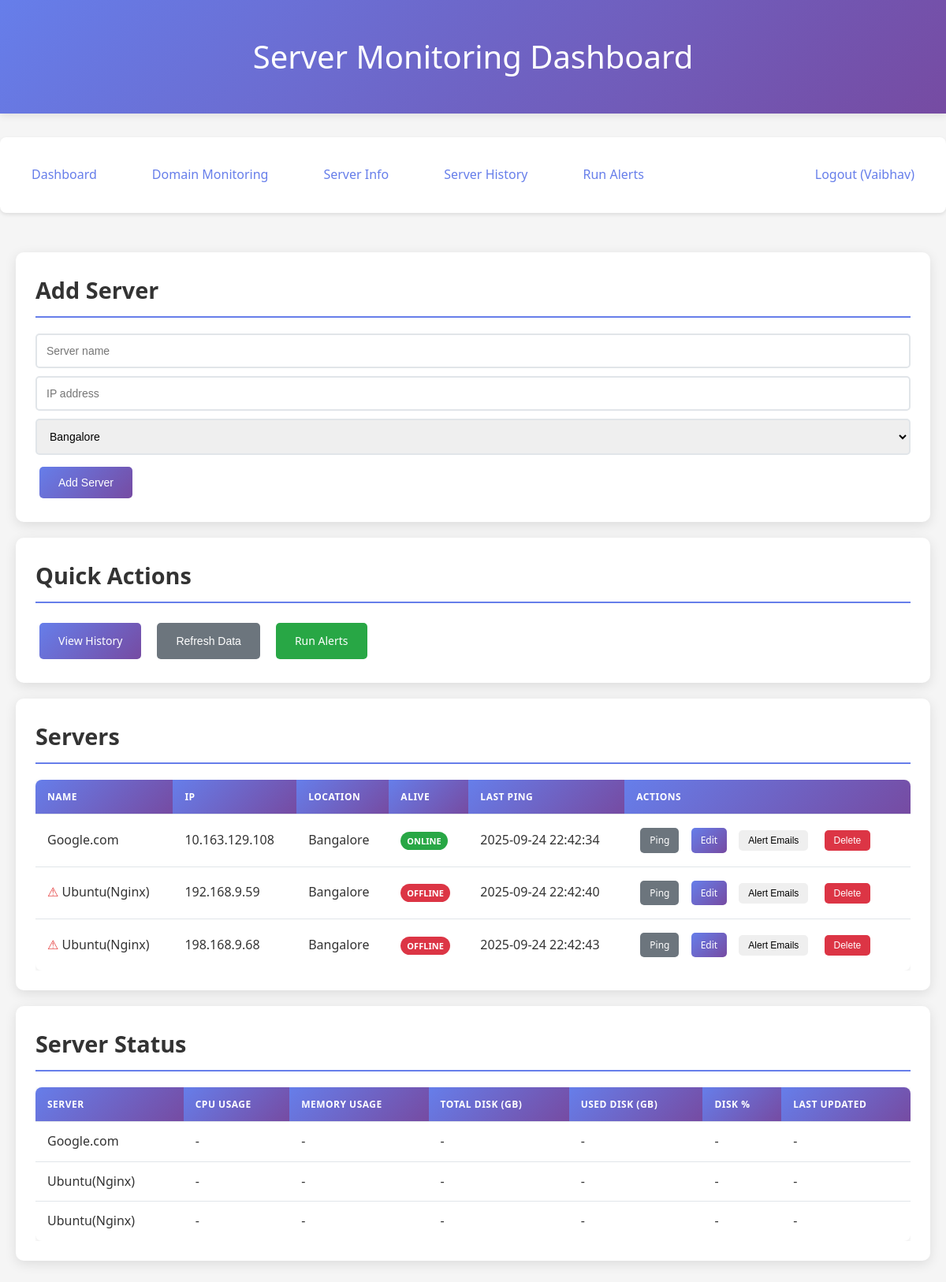
Before: /server (signed in) with the older database file.
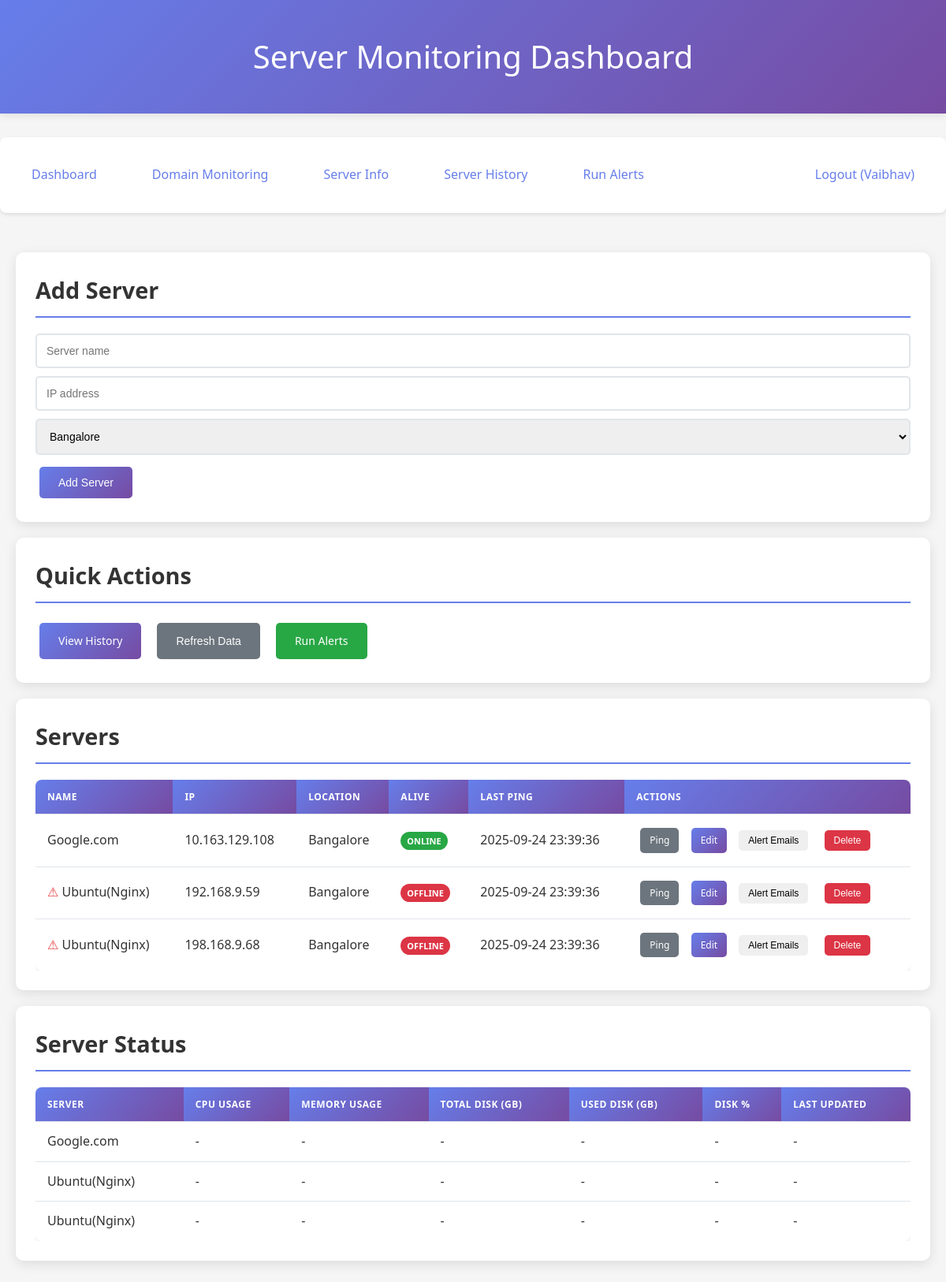
After: the same page with the newer database file.
### tables this page shows
CREATE TABLE users (
            id INTEGER PRIMARY KEY AUTOINCREMENT,
            name TEXT,
            email TEXT UNIQUE NOT NULL,
            password_hash TEXT NOT NULL,
            role TEXT NOT NULL,          -- super_admin, admin, super_analytics, analytics
            location TEXT                -- required for admin/analytics
        );

CREATE TABLE servers (
            id INTEGER PRIMARY KEY AUTOINCREMENT,
            name TEXT NOT NULL,
            ip_address TEXT NOT NULL,
            location TEXT,
            alive INTEGER DEFAULT 0,
            last_ping_at TEXT
        );

### 1app.py (the view, shortened to what this page needs)
@app.route('/server', methods=['GET', 'POST'])
@login_required
def server():
    user = get_current_user()
    collect_local = os.environ.get('COLLECT_LOCAL_STATS', '0') == '1'
    if collect_local:
        try:
            hostname = platform.node()
            os_info = f"{platform.system()} {platform.release()}"
            cpu_count = psutil.cpu_count(logical=True)
            cpu_percent = psutil.cpu_percent(interval=1)
            memory = psutil.virtual_memory()
            try:
                disk_root = os.environ.get("DISK_ROOT") or os.getenv('SystemDrive') or os.path.abspath(os.sep)
                if isinstance(disk_root, bytes):
                    disk_root = disk_root.decode('utf-8', 'ignore')
                disk_root = (disk_root or '').strip()
                if platform.system().lower().startswith('win') and len(disk_root) == 2 and disk_root[1] == ':':
                    disk_root = disk_root + '\\'
                disk_root = os.path.normpath(disk_root)
                if not os.path.isabs(disk_root):
                    disk_root = os.path.abspath(disk_root)
                print("[server] disk_root=", repr(disk_root), type(disk_root))
                disk = psutil.disk_usage(disk_root)
            except Exception as disk_err:
                try:
                    fallback_root = os.path.abspath(os.path.expanduser('~'))
                    print("[server] fallback_root=", repr(fallback_root), type(fallback_root))
                    disk = psutil.disk_usage(fallback_root)
                except Exception as disk_err2:
                    final_root = os.path.abspath(os.sep)
                    print("[server] final_root=", repr(final_root), type(final_root))
                    disk = psutil.disk_usage(final_root)
            open_ports = []
            for port in [22, 80, 443]:
                sock = socket.socket(socket.AF_INET, socket.SOCK_STREAM)
                sock.settimeout(0.5)
                if sock.connect_ex(('127.0.0.1', port)) == 0:
                    open_ports.append(port)
                sock.close()
            conn = get_db_connection()
            c = conn.cursor()
            c.execute('''
                INSERT INTO server_monitoring
                (hostname, os, cpu_count, cpu_usage, memory_total, memory_used, memory_percent,
                 disk_total, disk_used, disk_percent, open_ports, status)
                VALUES (?, ?, ?, ?, ?, ?, ?, ?, ?, ?, ?, ?)
            ''', (
                hostname,
                os_info,
                cpu_count,
                cpu_percent,
                round(memory.total / (1024**3), 2),
                round(memory.used / (1024**3), 2),
                memory.percent,
                round(disk.total / (1024**3), 2),
                round(disk.used / (1024**3), 2),
                round((disk.used / disk.total) * 100, 2),
                ','.join(map(str, open_ports)),
                'online'
            ))
            conn.commit()
            conn.close()
            server_info = {
                "hostname": hostname,
                "os": os_info,
                "cpu_count": cpu_count,
                "cpu_usage": f"{cpu_percent}%",
                "memory_total": f"{round(memory.total / (1024**3),2)} GB",
                "memory_used": f"{round(memory.used / (1024**3),2)} GB",
                "memory_percent": f"{memory.percent}%",
                "disk_total": f"{round(disk.total / (1024**3), 2)} GB",
                "disk_used": f"{round(disk.used / (1024**3), 2)} GB",
                "disk_percent": f"{round((disk.used / disk.total) * 100, 2)}%",
                "open_ports": open_ports
            }
        except Exception as e:
            server_info = {"error": f"server_info_failure: {type(e).__name__}: {e} | trace: {traceback.format_exc()}"}
    else:
        server_info = None
    conn = get_db_connection()
    c = conn.cursor()
    base_sql = "SELECT id, name, ip_address, location, alive, last_ping_at FROM servers"
    params = []
    if user and user["role"] in ("admin", "analytics"):
        base_sql += " WHERE LOWER(location)=LOWER(?)"
        params.append(user["location"] or "")
    base_sql += " ORDER BY name"
    c.execute(base_sql, params)
    servers = c.fetchall()
    conn.close()
    return render_template('server.html', server_info=server_info, servers=servers, locations=get_locations(), user=user)

### 1app.py (called while the page is built)
def get_db_connection():
    conn = sqlite3.connect(DB_FILE)
    conn.row_factory = sqlite3.Row
    return conn

def get_current_user():
    user_id = session.get('user_id')
    if not user_id:
        return None
    conn = get_db_connection()
    c = conn.cursor()
    c.execute("SELECT id, name, email, role, location FROM users WHERE id = ?", (user_id,))
    row = c.fetchone()
    conn.close()
    return row

def login_required(view_func):
    @functools.wraps(view_func)
    def wrapper(*args, **kwargs):
        if not get_current_user():
            return redirect(url_for('login', next=request.path))
        return view_func(*args, **kwargs)
    return wrapper

def get_locations():
    conn = get_db_connection()
    c = conn.cursor()
    c.execute("SELECT name FROM locations ORDER BY name")
    rows = [r[0] for r in c.fetchall()]
    conn.close()
    return rows

### templates/server.html (shortened to what this page needs)
<!DOCTYPE html>
<html>
<head>
    <link rel="stylesheet" href="{{ url_for('static', filename='style.css') }}">
</head>
<body>
    <header>
        <div class="container">
            <h1>Server Monitoring Dashboard</h1>
        </div>
    </header>
    <nav>
        <div class="container">
            <ul>
                <li><a href="/">Dashboard</a></li>
                <li><a href="/domain">Domain Monitoring</a></li>
                <li><a href="/server">Server Info</a></li>
                <li><a href="/server/history">Server History</a></li>
                <li><a href="/run_alerts">Run Alerts</a></li>
                {% if user %}
                    <li style="margin-left:auto"><a href="/logout">Logout ({{ user.name }})</a></li>
                {% else %}
                    <li style="margin-left:auto"><a href="/login">Login</a></li>
                {% endif %}
            </ul>
        </div>
    </nav>
    <div class="container">
        <div class="card">
            <h2>Add Server</h2>
            <form method="POST" style="display:flex; gap:10px; align-items:center; flex-wrap:wrap;">
                <input type="text" name="name" placeholder="Server name" class="form-control" required style="min-width:180px;">
                <input type="text" name="ip_address" placeholder="IP address" class="form-control" required style="min-width:180px;">
                <select name="location" class="form-control" style="min-width: 180px;">
                    {% for loc in locations %}
                        <option value="{{ loc }}">{{ loc }}</option>
                    {% endfor %}
                </select>
                <button type="submit" class="btn btn-primary">Add Server</button>
            </form>
        </div>
        <div class="card">
            <h2>Quick Actions</h2>
            <div style="display: flex; gap: 10px; flex-wrap: wrap;">
                <a href="/server/history" class="btn btn-primary">View History</a>
                <button onclick="location.reload()" class="btn btn-secondary">Refresh Data</button>
                <a href="/run_alerts" class="btn btn-success">Run Alerts</a>
            </div>
        </div>
        <div class="card">
            <h2>Servers</h2>
            <div class="table-container" id="servers-table-container">
                <table id="servers-table">
                    <thead>
                        <tr>
                            <th>Name</th>
                            <th>IP</th>
                            <th>Location</th>
                            <th>Alive</th>
                            <th>Last Ping</th>
                            <th>Actions</th>
                        </tr>
                    </thead>
                    <tbody>
                        {% for s in servers %}
                        <tr data-id="{{ s.id }}">
                            <td class="name">
                                {% if not s.alive %}<span title="Offline" style="color:#e53e3e;">⚠</span> {% endif %}
                                {{ s.name }}
                            </td>
                            <td class="ip">{{ s.ip_address }}</td>
                            <td class="location">{{ s.location or '-' }}</td>
                            <td class="alive">
                                {% if s.alive %}
                                    <span class="badge badge-success">Online</span>
                                {% else %}
                                    <span class="badge badge-danger">Offline</span>
                                {% endif %}
                            </td>
                            <td class="last_ping">{{ s.last_ping_at or '-' }}</td>
                            <td>
                                <a href="/server/ping/{{ s.id }}" class="btn btn-sm btn-secondary">Ping</a>
                                <a href="/server/edit/{{ s.id }}" class="btn btn-sm btn-primary" style="margin-left:6px;">Edit</a>
                                <button type="button" class="btn btn-sm btn-info btn-alert-emails" style="margin-left:6px;" data-server-id="{{ s.id }}" data-server-name='{{ s.name|tojson }}'>Alert Emails</button>
                                <form action="/server/delete/{{ s.id }}" method="POST" style="display:inline-block; margin-left:6px;" onsubmit="return confirm('Delete server \' + ({{ s.name|tojson }}) + '\'?');">
                                    <button type="submit" class="btn btn-sm btn-danger">Delete</button>
                                </form>
                            </td>
                        </tr>
                        {% endfor %}
                </table>
            </div>
        </div>
        <div class="card">
            <h2>Server Status</h2>
            <div class="table-container">
                <table id="server-status-table">
                    <thead>
                        <tr>
                            <th>Server</th>
                            <th>CPU Usage</th>
                            <th>Memory Usage</th>
                            <th>Total Disk (GB)</th>
                            <th>Used Disk (GB)</th>
                            <th>Disk %</th>
                            <th>Last Updated</th>
                        </tr>
                    </thead>
                    <tbody>
                    </tbody>
                </table>
            </div>
        </div>
</body>
</html>

### static/style.css (style rules this page uses)
* { margin: 0; padding: 0; box-sizing: border-box; }
body { font-family: 'Segoe UI', Tahoma, Geneva, Verdana, sans-serif; line-height: 1.6; color: #333; background-color: #f5f5f5; }
.container { max-width: 1200px; margin: 0 auto; padding: 20px; }
header { background: linear-gradient(135deg, #667eea 0%, #764ba2 100%); color: white; padding: 20px 0; margin-bottom: 30px; box-shadow: 0 2px 10px rgba(0,0,0,0.1); }
header h1 { text-align: center; font-size: 2.5em; font-weight: 300; }
nav { background: white; padding: 15px 0; margin-bottom: 30px; box-shadow: 0 2px 5px rgba(0,0,0,0.1); border-radius: 8px; }
nav ul { list-style: none; display: flex; justify-content: center; gap: 30px; }
nav a { text-decoration: none; color: #667eea; font-weight: 500; padding: 10px 20px; border-radius: 5px; transition: all 0.3s ease; }
.card { background: white; padding: 25px; border-radius: 10px; box-shadow: 0 4px 15px rgba(0,0,0,0.1); margin-bottom: 20px; }
.card h2 { color: #333; margin-bottom: 20px; font-size: 1.8em; border-bottom: 2px solid #667eea; padding-bottom: 10px; }
.form-control { width: 100%; padding: 12px; border: 2px solid #e1e5e9; border-radius: 5px; font-size: 14px; transition: border-color 0.3s ease; }
.btn { padding: 12px 24px; border: none; border-radius: 5px; cursor: pointer; font-size: 14px; font-weight: 500; text-decoration: none; display: inline-block; transition: all 0.3s ease; margin: 5px; }
.btn-primary { background: linear-gradient(135deg, #667eea 0%, #764ba2 100%); color: white; }
.btn-secondary { background-color: #6c757d; color: white; }
.btn-danger { background-color: #dc3545; color: white; }
.btn-success { background-color: #28a745; color: white; }
.btn-sm { padding: 6px 12px; font-size: 12px; }
.table-container { overflow-x: auto; margin-top: 20px; }
table { width: 100%; border-collapse: collapse; background: white; border-radius: 8px; overflow: hidden; box-shadow: 0 2px 10px rgba(0,0,0,0.1); }
th, td { padding: 12px 15px; text-align: left; border-bottom: 1px solid #e1e5e9; }
th { background: linear-gradient(135deg, #667eea 0%, #764ba2 100%); color: white; font-weight: 600; text-transform: uppercase; font-size: 12px; letter-spacing: 0.5px; }
tr:last-child td { border-bottom: none; }
.badge { padding: 4px 8px; border-radius: 12px; font-size: 11px; font-weight: 600; text-transform: uppercase; }
.badge-success { background-color: #28a745; color: white; }
.badge-danger { background-color: #dc3545; color: white; }

Changed rows visible on the page:
changed servers "Google.com": last_ping_at "2025-09-24 22:42:34" → "2025-09-24 23:39:36"
changed servers (number 2 of 3 on the later page): last_ping_at "2025-09-24 22:42:40" → "2025-09-24 23:39:36"
changed servers (number 3 of 3 on the later page): last_ping_at "2025-09-24 22:42:43" → "2025-09-24 23:39:36"
